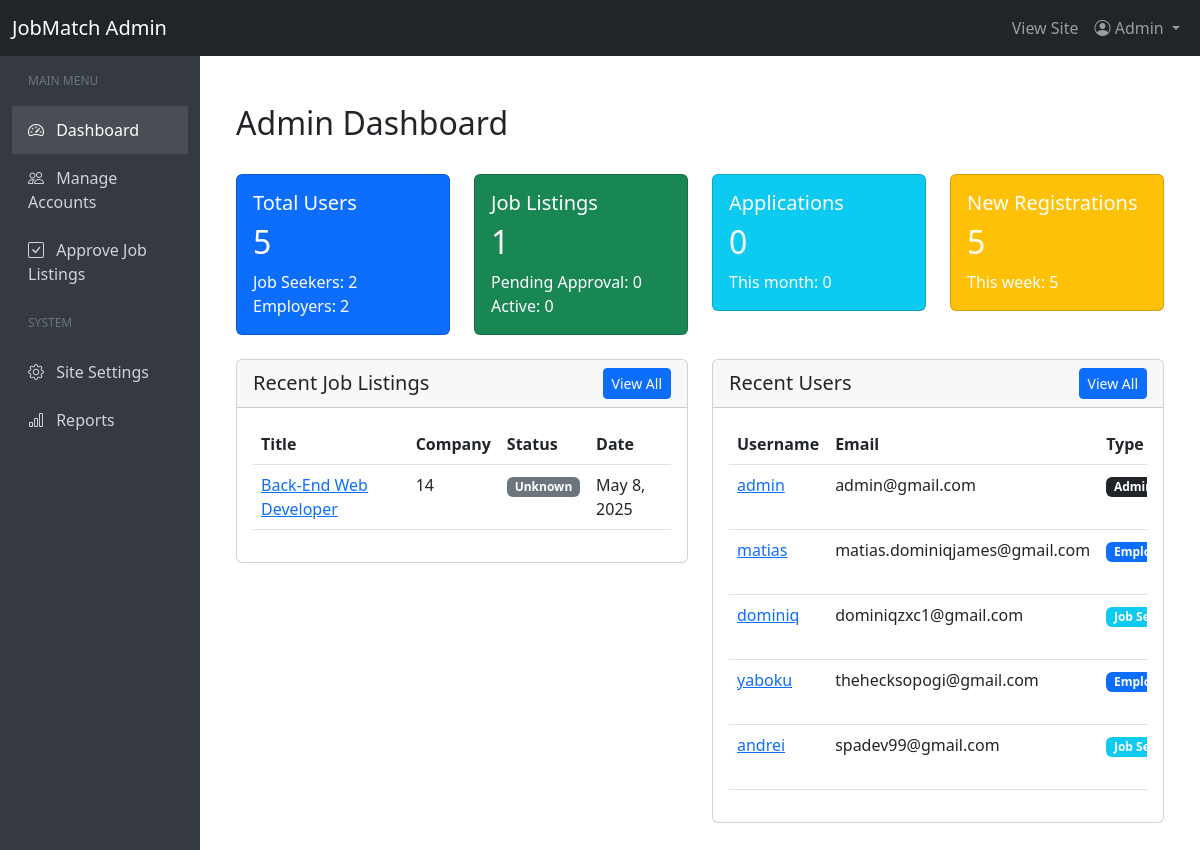
Screenshot of /admin/index.php (signed in) with the database file from the repository.
### tables this page shows
CREATE TABLE `jobs` (
  `id` int(11) NOT NULL,
  `title` varchar(255) NOT NULL,
  `description` text NOT NULL,
  `category_id` int(11) NOT NULL,
  `location` varchar(255) NOT NULL,
  `salary` varchar(100) DEFAULT NULL,
  `posted_date` datetime DEFAULT current_timestamp(),
  `employer_id` int(11) DEFAULT NULL,
  `salary_min` decimal(10,2) DEFAULT NULL,
  `salary_max` decimal(10,2) DEFAULT NULL,
  `required_experience` int(11) DEFAULT 0
);

CREATE TABLE `employer_profiles` (
  `id` int(11) NOT NULL,
  `user_id` int(11) NOT NULL,
  `company_name` varchar(255) NOT NULL,
  `company_description` text DEFAULT NULL,
  `industry` varchar(100) DEFAULT NULL,
  `website` varchar(255) DEFAULT NULL,
  `phone` varchar(20) DEFAULT NULL,
  `address` varchar(255) DEFAULT NULL,
  `city` varchar(100) DEFAULT NULL,
  `state` varchar(100) DEFAULT NULL,
  `zip_code` varchar(20) DEFAULT NULL,
  `country` varchar(100) DEFAULT NULL,
  `logo_path` varchar(255) DEFAULT NULL
);

CREATE TABLE `users` (
  `id` int(11) NOT NULL,
  `username` varchar(50) NOT NULL,
  `password` varchar(255) NOT NULL,
  `email` varchar(100) NOT NULL,
  `user_type` enum('jobseeker','employer','admin') NOT NULL,
  `created_at` datetime DEFAULT current_timestamp()
);

### includes/admin_functions.php (called while the page is built, shortened)
<?php
function getAdminDashboardStats() {
    global $conn;
    $stats = [];
    $sql = "SELECT
                COUNT(*) as total_users,
                COUNT(CASE WHEN user_type = 'jobseeker' THEN 1 END) as jobseekers,
                COUNT(CASE WHEN user_type = 'employer' THEN 1 END) as employers,
                COUNT(CASE WHEN created_at >= DATE_SUB(NOW(), INTERVAL 30 DAY) THEN 1 END) as new_users_this_month,
                COUNT(CASE WHEN created_at >= DATE_SUB(NOW(), INTERVAL 7 DAY) THEN 1 END) as new_users_this_week
            FROM users";
    $result = $conn->query($sql);
    if ($result) {
        $user_stats = $result->fetch_assoc();
        $stats = array_merge($stats, $user_stats);
    } else {
        $stats['total_users'] = 0;
        $stats['jobseekers'] = 0;
        $stats['employers'] = 0;
        $stats['new_users_this_month'] = 0;
        $stats['new_users_this_week'] = 0;
    }
    $check_column = $conn->query("SHOW COLUMNS FROM jobs LIKE 'status'");
    if ($check_column->num_rows > 0) {
        $sql = "SELECT
                    COUNT(*) as total_jobs,
                    COUNT(CASE WHEN status = 'pending' THEN 1 END) as pending_jobs,
                    COUNT(CASE WHEN status = 'active' THEN 1 END) as active_jobs
                FROM jobs";
    } else {
        $sql = "SELECT
                    COUNT(*) as total_jobs,
                    0 as pending_jobs,
                    0 as active_jobs
                FROM jobs";
    }
    $result = $conn->query($sql);
    if ($result) {
        $job_stats = $result->fetch_assoc();
        $stats = array_merge($stats, $job_stats);
    } else {
        $stats['total_jobs'] = 0;
        $stats['pending_jobs'] = 0;
        $stats['active_jobs'] = 0;
    }
    $check_column = $conn->query("SHOW COLUMNS FROM job_applications LIKE 'created_at'");
    if ($check_column->num_rows > 0) {
        $sql = "SELECT
                    COUNT(*) as total_applications,
                    COUNT(CASE WHEN created_at >= DATE_SUB(NOW(), INTERVAL 30 DAY) THEN 1 END) as applications_this_month
                FROM job_applications";
    } else {
        $sql = "SELECT
                    COUNT(*) as total_applications,
                    0 as applications_this_month
                FROM job_applications";
    }
    $result = $conn->query($sql);
    if ($result) {
        $application_stats = $result->fetch_assoc();
        $stats = array_merge($stats, $application_stats);
    } else {
        $stats['total_applications'] = 0;
        $stats['applications_this_month'] = 0;
    }
    return $stats;
}
function getRecentJobs($limit = 5) {
    global $conn;
    $check_column = $conn->query("SHOW COLUMNS FROM jobs LIKE 'status'");
    if ($check_column->num_rows > 0) {
        $sql = "SELECT j.id, j.title, j.posted_date, j.status, ep.company_name
                FROM jobs j
                LEFT JOIN employer_profiles ep ON j.employer_id = ep.user_id
                ORDER BY j.posted_date DESC LIMIT ?";
    } else {
        $sql = "SELECT j.id, j.title, j.posted_date, 'unknown' as status, ep.company_name
                FROM jobs j
                LEFT JOIN employer_profiles ep ON j.employer_id = ep.user_id
                ORDER BY j.posted_date DESC LIMIT ?";
    }
    $stmt = $conn->prepare($sql);
    $stmt->bind_param("i", $limit);
    $stmt->execute();
    $result = $stmt->get_result();
    $jobs = [];
    while ($row = $result->fetch_assoc()) {
        $jobs[] = $row;
    }
    return $jobs;
}
function getRecentUsers($limit = 5) {
    global $conn;
    $sql = "SELECT * FROM users ORDER BY created_at DESC LIMIT ?";
    $stmt = $conn->prepare($sql);
    $stmt->bind_param("i", $limit);
    $stmt->execute();
    $result = $stmt->get_result();
    $users = [];
    while ($row = $result->fetch_assoc()) {
        $users[] = $row;
    }
    return $users;
}
?>

### admin/index.php (the view, shortened to what this page needs)
<?php
require_once '../config/db_connect.php';
require_once '../includes/admin_functions.php';
$stats = getAdminDashboardStats();
include '../includes/admin_header.php';
?>
<div class="container-fluid py-4">
    <div class="row">
        <div class="col-md-12 mb-4">
            <h2>Admin Dashboard</h2>
        </div>
    </div>
    <div class="row mb-4">
        <div class="col-md-3">
            <div class="card bg-primary text-white">
                <div class="card-body">
                    <h5 class="card-title">Total Users</h5>
                    <h2><?php echo $stats['total_users']; ?></h2>
                    <div>
                        <span>Job Seekers: <?php echo $stats['jobseekers']; ?></span><br>
                        <span>Employers: <?php echo $stats['employers']; ?></span>
                    </div>
                </div>
            </div>
        </div>
        <div class="col-md-3">
            <div class="card bg-success text-white">
                <div class="card-body">
                    <h5 class="card-title">Job Listings</h5>
                    <h2><?php echo $stats['total_jobs']; ?></h2>
                    <div>
                        <span>Pending Approval: <?php echo $stats['pending_jobs']; ?></span><br>
                        <span>Active: <?php echo $stats['active_jobs']; ?></span>
                    </div>
                </div>
            </div>
        </div>
        <div class="col-md-3">
            <div class="card bg-info text-white">
                <div class="card-body">
                    <h5 class="card-title">Applications</h5>
                    <h2><?php echo $stats['total_applications']; ?></h2>
                    <div>
                        <span>This month: <?php echo $stats['applications_this_month']; ?></span>
                    </div>
                </div>
            </div>
        </div>
        <div class="col-md-3">
            <div class="card bg-warning text-white">
                <div class="card-body">
                    <h5 class="card-title">New Registrations</h5>
                    <h2><?php echo $stats['new_users_this_month']; ?></h2>
                    <div>
                        <span>This week: <?php echo $stats['new_users_this_week']; ?></span>
                    </div>
                </div>
            </div>
        </div>
    </div>
    <div class="row">
        <div class="col-md-6">
            <div class="card mb-4">
                <div class="card-header d-flex justify-content-between align-items-center">
                    <h5 class="mb-0">Recent Job Listings</h5>
                    <a href="approve-jobs.php" class="btn btn-sm btn-primary">View All</a>
                </div>
                <div class="card-body">
                    <?php $recent_jobs = getRecentJobs(5); ?>
                    <?php if (count($recent_jobs) > 0): ?>
                        <div class="table-responsive">
                            <table class="table table-hover">
                                <thead>
                                    <tr>
                                        <th>Title</th>
                                        <th>Company</th>
                                        <th>Status</th>
                                        <th>Date</th>
                                    </tr>
                                </thead>
                                <tbody>
                                    <?php foreach($recent_jobs as $job): ?>
                                        <tr>
                                            <td><a href="job-details.php?id=<?php echo $job['id']; ?>"><?php echo htmlspecialchars($job['title']); ?></a></td>
                                            <td><?php echo htmlspecialchars($job['company_name']); ?></td>
                                            <td>
                                                <?php if($job['status'] == 'pending'): ?>
                                                    <span class="badge bg-warning">Pending</span>
                                                <?php elseif($job['status'] == 'active'): ?>
                                                    <span class="badge bg-success">Active</span>
                                                <?php else: ?>
                                                    <span class="badge bg-secondary"><?php echo ucfirst($job['status']); ?></span>
                                                <?php endif; ?>
                                            </td>
                                            <td><?php echo !empty($job['posted_date']) ? date('M j, Y', strtotime($job['posted_date'])) : 'Not available'; ?>
                                        </tr>
                                    <?php endforeach; ?>
                                </tbody>
                            </table>
                        </div>
                    <?php else: ?>
                        <p class="text-muted">No recent job listings.</p>
                    <?php endif; ?>
                </div>
            </div>
        </div>
        <div class="col-md-6">
            <div class="card mb-4">
                <div class="card-header d-flex justify-content-between align-items-center">
                    <h5 class="mb-0">Recent Users</h5>
                    <a href="manage-accounts.php" class="btn btn-sm btn-primary">View All</a>
                </div>
                <div class="card-body">
                    <?php $recent_users = getRecentUsers(5); ?>
                    <?php if (count($recent_users) > 0): ?>
                        <div class="table-responsive">
                            <table class="table table-hover">
                                <thead>
                                    <tr>
                                        <th>Username</th>
                                        <th>Email</th>
                                        <th>Type</th>
                                    </tr>
                                </thead>
                                <tbody>
                                    <?php foreach($recent_users as $user): ?>
                                        <tr>
                                            <td><a href="user-details.php?id=<?php echo $user['id']; ?>"><?php echo htmlspecialchars($user['username']); ?></a></td>
                                            <td><?php echo htmlspecialchars($user['email']); ?></td>
                                            <td>
                                                <?php if($user['user_type'] == 'jobseeker'): ?>
                                                    <span class="badge bg-info">Job Seeker</span>
                                                <?php elseif($user['user_type'] == 'employer'): ?>
                                                    <span class="badge bg-primary">Employer</span>
                                                <?php else: ?>
                                                    <span class="badge bg-dark">Admin</span>
                                                <?php endif; ?>
                                            </td>
                                        </tr>
                                    <?php endforeach; ?>
                                </tbody>
                            </table>
                        </div>
                    <?php else: ?>
                        <p class="text-muted">No recent users.</p>
                    <?php endif; ?>
                </div>
            </div>
        </div>
    </div>
</div>
<?php include '../includes/admin_footer.php'; ?>

### rows the page displays
jobs: title "Back-End Web Developer", employer_profiles.company_name "14", status "Unknown", posted_date "May 8, 2025"
users: username "admin", email "admin@gmail.com", user_type "Admin"
users: username "matias", email "matias.dominiqjames@gmail.com", user_type "Employer"
users: username "dominiq", email "dominiqzxc1@gmail.com", user_type "Job…"
users: username "yaboku", email "thehecksopogi@gmail.com", user_type "Employer"
users: username "andrei", email "spadev99@gmail.com", user_type "Job…"

### other values shown
$stats['total_users'] "5"
$stats['jobseekers'] "2"
$stats['employers'] "2"
$stats['total_jobs'] "1"
$stats['pending_jobs'] "0"
$stats['active_jobs'] "0"
$stats['total_applications'] "0"
$stats['applications_this_month'] "0"
$stats['new_users_this_month'] "5"
$stats['new_users_this_week'] "5"
